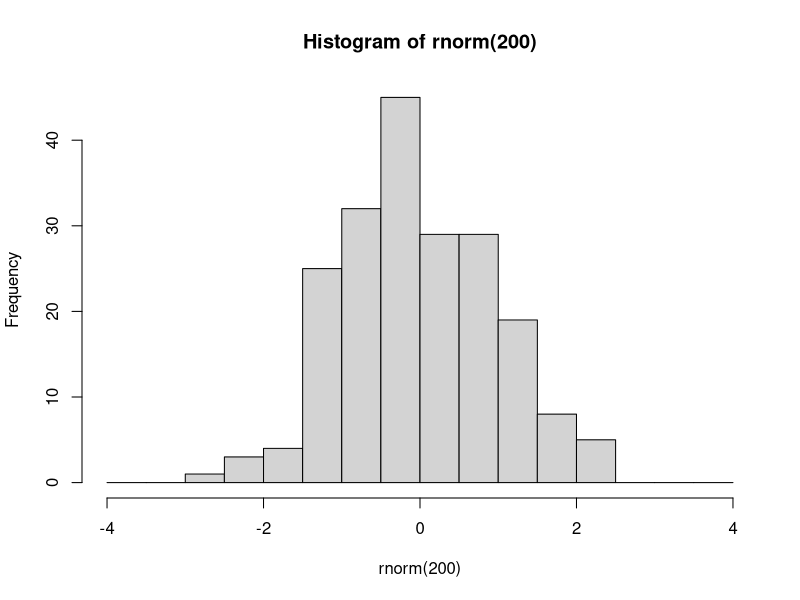
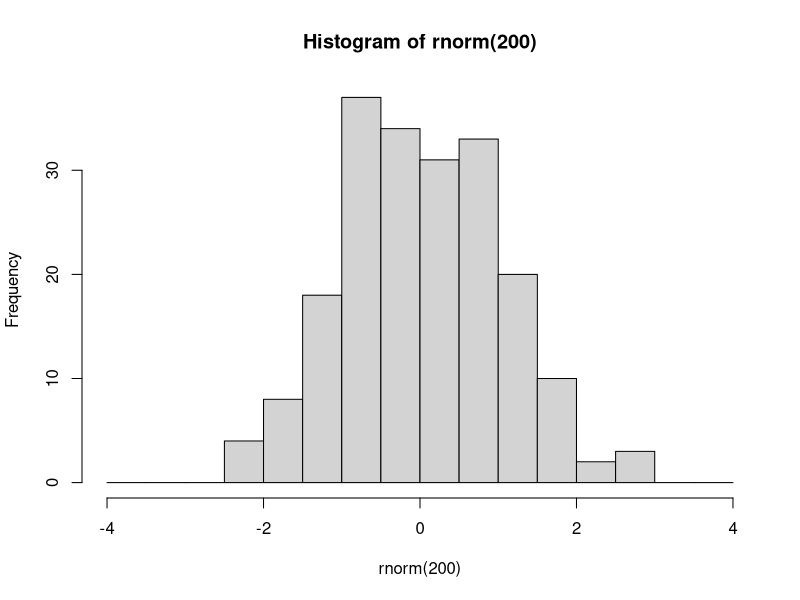

Source code (R) for these figures, in order: (Note: this script raises an error after producing the figures.)
###################################
###################################
########                   ########
########   Data Science 1  ########
########       Lab 5       ######## 
########  07th Nov. 2023   ########
########                   ########
###################################
###################################

## Welcome to lab #5. Today will be an introduction to the tidyverse, specifically dplyr and ggplot2




#####################
####    Pipes    ####
#####################

# The pipe operator looks like this: |>
# It signifies: take the element on the left and use it as the first argument in the function on the right

# Example

hist(rnorm(200), breaks=seq(-4,4,0.5))
# is equivalent to

rnorm(200) |> hist(breaks=seq(-4,4,0.5))

# The purpose of the pipe is mostly aesthetic, in particular to avoid large numbers of parentheses when something needs to be transformed using multiple functions:



### 1.1 Rewrite the following expression using pipes:
set.seed(123)
round(sqrt(log(runif(10,1,10))),2)


              
# Pipes were initially created in a package called magrittr, part of the 'tidyverse' group of packages


########################
####    Packages    ####
########################

# Packages are essentially environments full of functions and/or objects which aren't loaded into R by default, but must be first installed (generally from a repository called CRAN), and then loaded

# Here we will install tidyverse, which is not one but a series of packages written by the same group of people, which share a number of syntactical features

install.packages('tidyverse')

# After you have installed tidyverse into your packages, you must also load it into your environment

library(tidyverse)

# You will only have to install a package once. However, every time you start fresh in a new R environment, you will have to load the packages you need again.

#########################
####    TIDYVERSE    ####
#########################

# The tidyverse encompasses a very large number of packages, and is fairly powerful (in that you can do a lot using tidyverse packages)
# However, you DO NOT need to use tidyverse exclusively! I mostly don't use it, for example, preferring to stick to base R except for a few functionalities.

# Downsides of tidyverse include: unique syntax which is very different from other programming languages such as python
# 'Black box' functions that have specific purposes that must be remembered, as opposed to more general-purpose functions in base R
# Often actually more verbose than base R (ie. requires more lines of code to do the same thing)
# Using tidyverse is a matter of preference!

# The pipe operator was originally introduced in the tidyverse package magrittr. 
# The tidyverse pipe operator looks like this: %>%

set.seed(123)
runif(10,1,10) %>% 
  log() %>%
  sqrt() %>%
  round(2)

# In this class we will look at 2 important tidyverse packages.
# The first is dplyr, which is used to manipulate and transform data.
# Then we will start learning ggplot2, which is used for plotting and data visualisation

#####################
####    dplyr    ####
#####################

# The philosophy behind dplyr is that every data transformation can be done using a function, and multiple transformations can be done by piping an object through multiple functions
# For example, in dplyr we no longer use indexing.
# Instead we use the functions 'select', to choose specific columns in a data frame, and 'filter', to choose specific rows.

data(mtcars)

# so instead of:
mtcars[mtcars$cyl == 6, 1:5]
# we would write:
mtcars %>%
  filter(cyl==6) %>%
  select(1:5)

### 2.1
# using select() and filter(), create a new database of cars that are over 4000 lbs in weight, retaining only the wt and mpg columns. Save this database to an object called 'df'.


# After you have selected the rows and columns you are interested in, you can 
# change the order of the rows using arrange

df %>% arrange(wt)

df %>% arrange(desc(wt))


# To change variables, we can use mutate()
df <- df %>% mutate(wt_kg=wt*453.592,
                    km_per_l = mpg*1.60934/3.78541)

# And we can use ifelse() within mutate()
mtcars <- mtcars %>%
            mutate(wt_class = ifelse(wt>=4, 'Oversized','Standard'))

# We can even do a sultiple ifelse statment using case_when()
mtcars <- mtcars %>%
            mutate(
              efficiency = case_when(
                mpg<=15 ~ 'low',
                mpg>15 & mpg<=20 ~ 'medium',
                mpg>20 ~ 'high'
                ))

# Next, summarise (or summarize) is a useful function which collapses a dataframe into a single row and can calculate summary statistics, eg:

mtcars %>% 
  summarise(
    mean_wt = mean(wt),
    sd_wt = sd(wt),
    n = length(mpg)
  )

# We can also use summarise to collapse a data frame not into one single row, but into as many rows as we have groups of interest. 
# To do this, first we need to use group_by()

mtcars %>% group_by(efficiency)

# You'll notice that this automatically changes the data frame into a new kind of object, called a tibble.
# Tibbles are basically tidyverse dataframes, that display information slightly differently, and are a bit more particular about certain things like not wanting empty cells.
# Tibbles can also be grouped, which allows for further operations down the line
# For example:

mtcars %>% 
  group_by(efficiency) %>%
  summarise(
    wt_kg=mean(wt),
    n=length(hp)
  ) %>%
  arrange(
    c('high','medium','low')
  )

# You can group by multiple variables

mtcars %>% 
  group_by(efficiency,cyl) %>%
  summarise(
    wt_kg=mean(wt),
    n=length(hp)
  )

# After grouping a tibble, remember to ungroup it later using ungroup(), or you may have issues down the line.

# 3.1
data(iris)
# using the dplyr functions do the following:
# create a new column called Petal.Area which is the product of the petal width and petal length columns.
# For each of the different species of iris, present the mean and standard deviation for the sepal length, sepal width, and petal area, as well as the number of samples (n)
# Order this database in decreasing order of average petal length.

iris %>%
            mutate(Petal.Area =  Petal.Length * Petal.Width)  %>%
            group_by(Species) %>% 
            summarise(
                mean_SL=mean(Sepal.Length),
                mean_SW=mean(Sepal.Width),
                mean_PA=mean(Petal.Area),
                sd_SL=sd(Sepal.Length),
                sd_SW=sd(Sepal.Width),
                sd_PA=sd(Petal.Area),
                n=n()
            ) %>% arrange(desc(mean_PA)) -> irisdf

#######################
####    ggplot2    ####
#######################

# ggplot2 is the tidyverse graphics package, and one of the most popular data visualization tools that currently exists

# ggplot2 syntax is based on the so-called 'Grammar of Graphics', where different elements of a graph are added sequentially in layers

# The gold standard resource for learning ggplot2 is Hadley Wickham's 'ggplot2: Elegant graphics for data analysis'
# which is available for FREE here: https://ggplot2-book.org/

# I can provide no better introduction to ggplot2 than the 'First Steps' section of this book. 

# You can also find a cheat sheet here: https://rstudio.github.io/cheatsheets/html/data-visualization.html


# MIDTERM revisions:

# summary statistics

# Probabilities and distributions

# Null hypothesis significance tests - specifically t-tests

# P-values and confidence intervals

# Data standardization (scaling, centering, z-scoring)

# Data manipulation and visualisation
